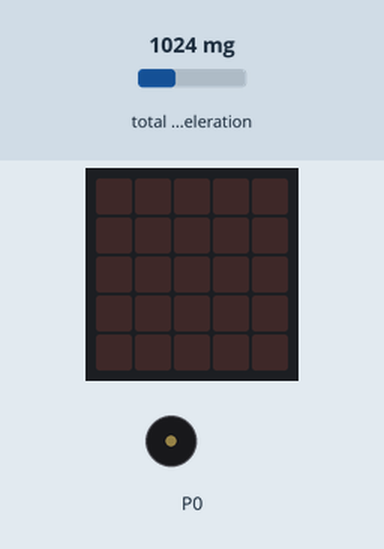
The program below on a simulated BBC micro:bit (MakeCode). Parts: the board's 5×5 LED display, buzzer (waves = sounding). The test bench sets the inputs (shaded band); at power-on: total acceleration 1024 mg.

Above: at 1.2 s.
1.3 s: total acceleration set to 1452 mg
2.8 s: total acceleration set to 1530 mg
At 3.2 s:
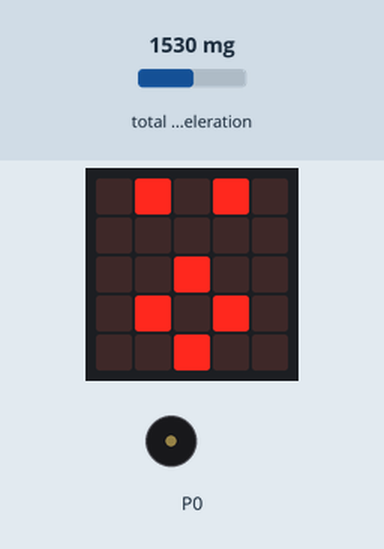
5.8 s: total acceleration set to 60 mg
At 6.16 s:
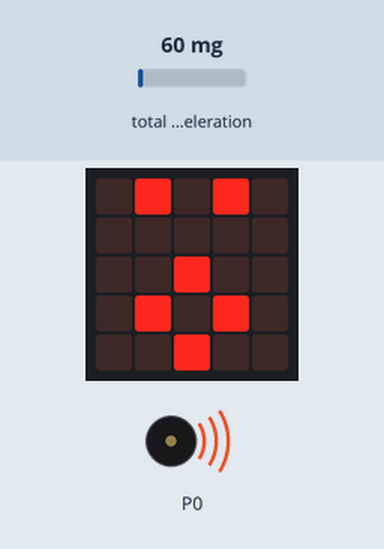
7.8 s: total acceleration set to 2250 mg
At 9.0 s:
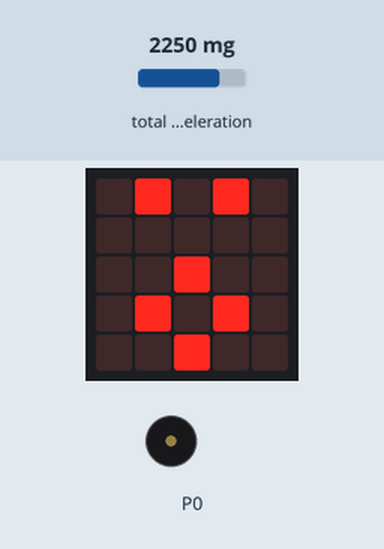
10.8 s: total acceleration set to 750 mg
At 11.9 s:
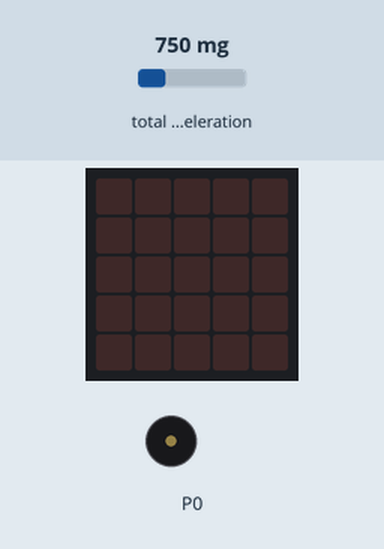
Timing chart, 0 to 13.8 s (numbered marks = the images above; inputs shaded):
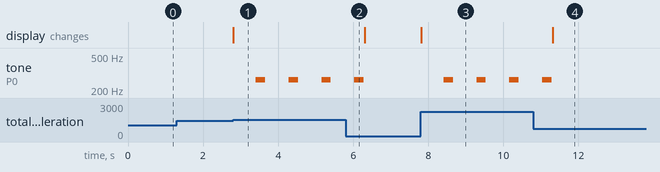

The program:

MotionSensor.py
```python
def detectar_movimiento():
    if input.acceleration(Dimension.STRENGTH) > 1500:
        basic.show_icon(IconNames.SURPRISED)
        music.play_tone(Note.C, music.beat(BeatFraction.HALF))
    else:
        basic.clear_screen()

basic.forever(detectar_movimiento)
```

Measured:
- the behaviour switches between 1500 and 1501 mg on total acceleration (found by bisection; images 0 and 1)
- after the input at 1.3 s, every drawn part: stays the same
- after the input at 2.8 s, tone on P0: alternates 262 Hz for 0.25 s and silent for 0.63 s, starting after 0.61 s; the display: changes at once (image 1)
- after the input at 5.8 s, tone on P0: goes on until 6.3 s, then stays silent
- after the input at 7.8 s, tone on P0: alternates 262 Hz for 0.25 s and silent for 0.63 s, starting after 0.61 s; the display: changes at once (image 3)
- after the input at 10.8 s, tone on P0: goes on until 11.3 s, then stays silent; the display: changes after 0.51 s (image 4)
